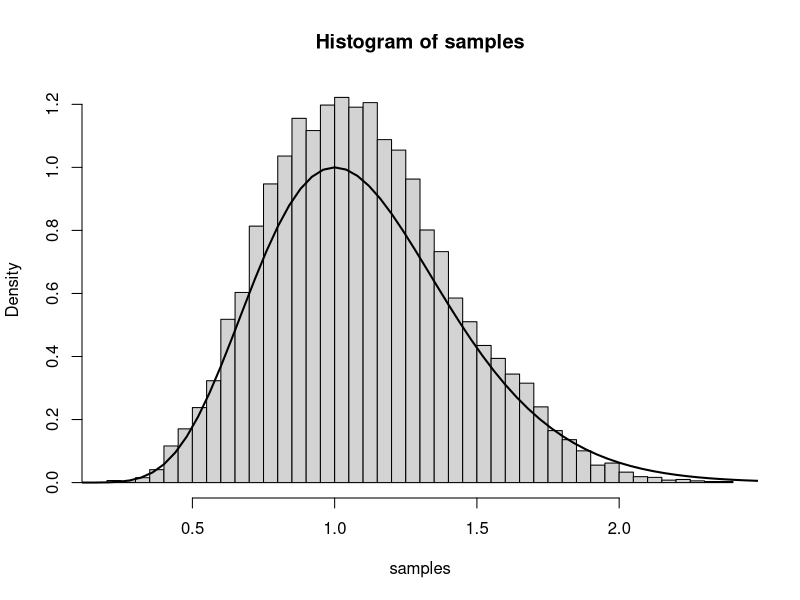

Write the R code that produced this figure.
# Simulated data.
set.seed(1)
n <- 9
D <- rpois(n, lambda = 0.7)

# The lambda 'grid'.
lambdas <- seq(0, 4, length.out = 101)

U <- function(lambda) {
  prod(dpois(D, lambda)) * dunif(lambda, 0, 4)
}

# Grid approx of posterior.
# Producing the posterior, i.e., that lambda has produced this data.
posterior <- sapply(lambdas, function(lambda) {
  U(lambda)
})


# Metropolis Hastings
# Start with random point.
x <- 1
samples <- NULL

for (i in 1:20000) {
  next_x <- rnorm(1, mean = x, sd = 0.1)

  if (next_x > 0 && runif(1,0,1) < U(next_x) / U(x)) {
    # Accept.
    x <- next_x
    samples <- c(samples, x)
  }
}
hist(samples, breaks = 40, freq = F)
lines(lambdas, posterior / max(posterior), lwd = 2)
